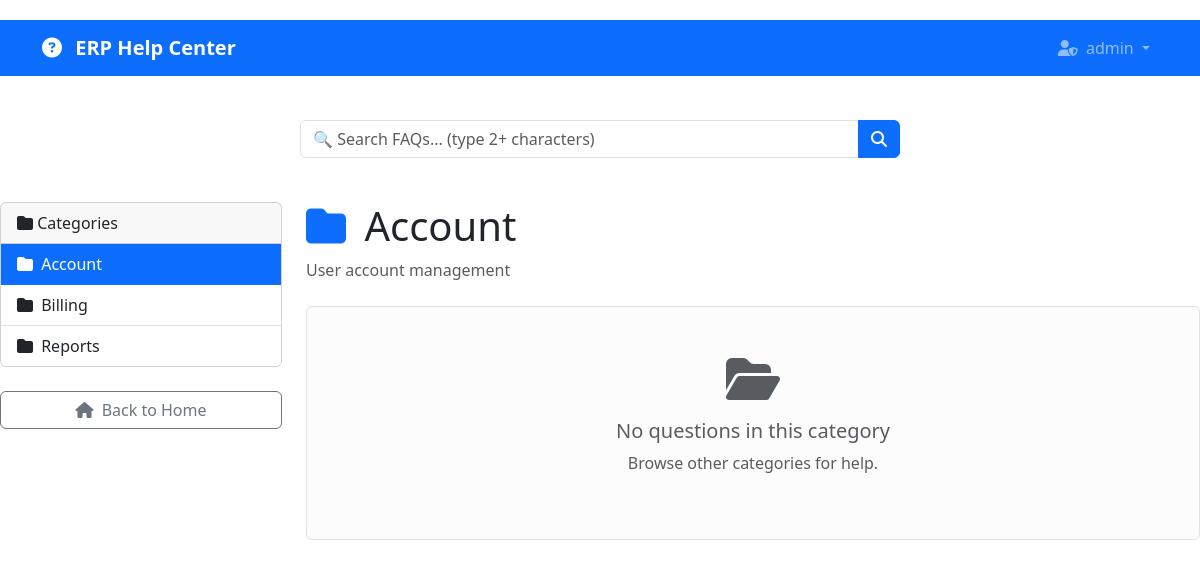
The page /category.php?id=2 (signed in) on the database its author committed.
### tables this page shows
CREATE TABLE categories (
    id INT PRIMARY KEY AUTO_INCREMENT,
    name VARCHAR(100) NOT NULL UNIQUE,
    description TEXT,
    is_archived BOOLEAN DEFAULT FALSE
);

### config/db.php (called while the page is built, shortened)
<?php
class Database {
    private $conn;
    public function __construct() {
        try {
            $this->conn = new PDO(
                "mysql:host=" . DB_HOST . ";dbname=" . DB_NAME . ";charset=utf8mb4",
                DB_USER,
                DB_PASS,
                [
                    PDO::ATTR_ERRMODE => PDO::ERRMODE_EXCEPTION,
                    PDO::ATTR_DEFAULT_FETCH_MODE => PDO::FETCH_ASSOC
                ]
            );
        } catch(PDOException $e) {
            die("Database connection failed: " . $e->getMessage());
        }
    }
    public function query($sql, $params = []) {
        $stmt = $this->conn->prepare($sql);
        $stmt->execute($params);
        return $stmt;
    }
}
?>

### category.php (the view, shortened to what this page needs)
<?php
$categoryId = isset($_GET['id']) ? (int)$_GET['id'] : 0;
$db = new Database();
$category = $db->query(
    "SELECT * FROM categories WHERE id = ? AND is_archived = FALSE",
    [$categoryId]
)->fetch();
$faqs = $db->query("
    SELECT * FROM faqs
    WHERE category_id = ? AND is_archived = FALSE
    ORDER BY id DESC
", [$categoryId]);
$allCategories = $db->query("
    SELECT * FROM categories
    WHERE is_archived = FALSE
    ORDER BY name
");
?>
<?php
include 'includes/header.php';
?>
<div class="row">
    <div class="col-md-3">
        <div class="card mb-4">
            <div class="card-header">
                <i class="fas fa-folder"></i> Categories
            </div>
            <div class="list-group list-group-flush">
                <?php while ($cat = $allCategories->fetch()): ?>
                <a href="category.php?id=<?php echo $cat['id']; ?>"
                   class="list-group-item list-group-item-action <?php echo $cat['id'] == $categoryId ? 'active' : ''; ?>">
                    <i class="fas fa-folder me-1"></i>
                    <?php echo htmlspecialchars($cat['name']); ?>
                </a>
                <?php endwhile; ?>
            </div>
        </div>
        <a href="index.php" class="btn btn-outline-secondary w-100">
            <i class="fas fa-home me-1"></i> Back to Home
        </a>
    </div>
    <div class="col-md-9">
        <div class="mb-4">
            <h1>
                <i class="fas fa-folder text-primary me-2"></i>
                <?php echo htmlspecialchars($category['name']); ?>
            </h1>
            <?php if (!empty($category['description'])): ?>
            <p class="text-muted"><?php echo htmlspecialchars($category['description']); ?></p>
            <?php endif; ?>
        </div>
        <?php if ($faqs->rowCount() > 0): ?>
            <?php $counter = 0; while ($faq = $faqs->fetch()): $counter++; ?>
            <div class="card mb-3 faq-item" id="faq-<?php echo $faq['id']; ?>">
                <div class="card-body">
                    <h5 class="card-title mb-2">
                        <i class="fas fa-question-circle text-primary me-2"></i>
                        <?php echo htmlspecialchars($faq['question']); ?>
                    </h5>
                    <div class="card-text mb-3 text-muted">
                        <?php echo truncateText($faq['answer'], 150); ?>
                    </div>
                    <button class="btn btn-outline-primary read-more-btn mb-3"
                            onclick="toggleAnswer(<?php echo $faq['id']; ?>)"
                            id="toggle-btn-<?php echo $faq['id']; ?>">
                        <i class="fas fa-chevron-down rotate-icon" id="icon-<?php echo $faq['id']; ?>"></i>
                        <span id="toggle-text-<?php echo $faq['id']; ?>">Read Full Answer</span>
                    </button>
                    <div class="answer-hidden" id="answer-<?php echo $faq['id']; ?>">
                        <div class="border-top pt-3 mt-3">
                            <h6 class="mb-3"><i class="fas fa-align-left text-secondary me-2"></i>Full Answer:</h6>
                            <div class="card-text mb-4">
                                <?php echo nl2br(htmlspecialchars($faq['answer'])); ?>
                            </div>
                            <div class="border-top pt-3">
                                <p class="text-muted mb-2">
                                    <i class="fas fa-thumbs-up text-success me-1"></i>
                                    <i class="fas fa-thumbs-down text-danger me-1"></i>
                                    Was this answer helpful?
                                </p>
                                <div class="btn-group" role="group" id="vote-group-<?php echo $faq['id']; ?>">
                                    <button type="button"
                                            class="btn btn-outline-success"
                                            onclick="voteFAQ(<?php echo $faq['id']; ?>, 'up', this)">
                                        <i class="fas fa-thumbs-up"></i> Yes
                                    </button>
                                    <button type="button"
                                            class="btn btn-outline-danger"
                                            onclick="voteFAQ(<?php echo $faq['id']; ?>, 'down', this)">
                                        <i class="fas fa-thumbs-down"></i> No
                                    </button>
                                </div>
                            </div>
                        </div>
                    </div>
                </div>
            </div>
            <?php endwhile; ?>
        <?php else: ?>
            <div class="alert alert-light border text-center py-5">
                <i class="fas fa-folder-open fa-3x text-muted mb-3"></i>
                <h5 class="text-muted">No questions in this category</h5>
                <p class="text-muted">Browse other categories for help.</p>
            </div>
        <?php endif; ?>
    </div>
</div>
<?php include 'includes/footer.php'; ?>

### includes/header.php (style rules this page uses)
body { padding-top: 20px; }

### rows shown on the page
categories: name "Account", description "User account management"
categories: name "Billing"
categories: name "Reports"

### other values the page prints
SITE_NAME "ERP Help Center"
$_SESSION['username'] "admin"
